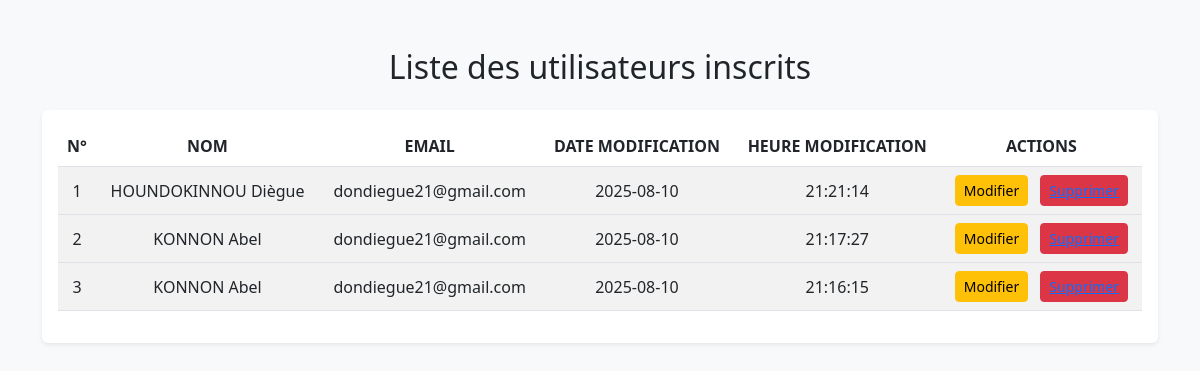
Page /app/views/admin/mise_a_jour.php on the committed database.
### tables this page shows
CREATE TABLE `users` (
  `id` int(50) NOT NULL,
  `nom_complet` varchar(255) NOT NULL,
  `email` varchar(255) NOT NULL,
  `password` varchar(255) NOT NULL,
  `departement` varchar(255) NOT NULL,
  `poste` varchar(255) NOT NULL,
  `droit` varchar(255) NOT NULL,
  `date_enregistrement` date NOT NULL DEFAULT current_timestamp(),
  `heure` time NOT NULL
);

### app/models/model.php (called while the page is built, shortened)
<?php
class modeladmin {
    private $db;
    public function __construct() {
        $this->db = Database::connect();
    }
    function recuperer_tous($table, $ordre = 'DESC') {
        $con = $this->db;
        $stmt = $con->query("SELECT * FROM $table ORDER BY id $ordre");
        return $stmt->fetchAll(PDO::FETCH_ASSOC);
    }
}

### app/views/admin/mise_a_jour.php (the view, shortened to what this page needs)
<?php
include_once 'app/models/model.php';
$model = new modeladmin();
$users = $model->recuperer_tous("users", $ordre = 'DESC');
?>
<!DOCTYPE html>
<html lang="fr">
<head>
    <link href="https://cdn.jsdelivr.net/npm/bootstrap@5.3.0/dist/css/bootstrap.min.css" rel="stylesheet" />
</head>
<body class="bg-light">
<div class="container my-5">
    <h2 class="mb-4 text-center">Liste des utilisateurs inscrits</h2>
    <div class="table-responsive shadow-sm rounded bg-white p-3">
    <table class="table table-striped table-hover align-middle">
        <thead class="custom-thead text-center">
            <tr>
                <th>N°</th>
                <th>Nom</th>
                <th>Email</th>
                <th>Date modification</th>
                <th>Heure modification</th>
                <th>Actions</th>
            </tr>
        </thead>
                <tbody>
            <?php
            $n = 1;
            foreach ($users as $us) { ?>
                <tr class="text-center">
                    <td><?= htmlspecialchars($n) ?></td>
                    <td><?= htmlspecialchars($us['nom_complet']) ?></td>
                    <td><?= htmlspecialchars($us['email']) ?></td>
                    <td><?= htmlspecialchars($us['date_enregistrement']) ?></td>
                    <td><?= htmlspecialchars($us['heure']) ?></td>
                    <td>
                        <button class="btn btn-warning btn-sm me-2 btn-modifier" data-index="<?= $n ?>"
                                data-nom="<?= htmlspecialchars($us['nom_complet'], ENT_QUOTES) ?>"
                                data-email="<?= htmlspecialchars($us['email'], ENT_QUOTES) ?>"
                                data-poste="<?= htmlspecialchars($us['poste'] ?? '', ENT_QUOTES) ?>"
                                data-departement="<?= htmlspecialchars($us['departement'] ?? '', ENT_QUOTES) ?>"
                                data-droit="<?= htmlspecialchars($us['droit'] ?? '', ENT_QUOTES) ?>"
                        >Modifier</button>
                        <button class="btn btn-danger btn-sm"><a href="index.php?action=delete_users">Supprimer</a></button>
                    </td>
                </tr>
            <?php $n++; } ?>
            </tbody>
    </table>
</div>
</div>
</body>
</html>

### app/views/admin/mise_a_jour.php (style rules this page uses)
.custom-thead { background-color: #360debff !important; color: #084298 !important; font-weight: 600; text-transform: uppercase; }
.table-striped tbody tr:nth-of-type(odd) { background-color: #f8f9fa !important; }

### rows in the picture
users: nom_complet "HOUNDOKINNOU Diègue", email "dondiegue21@gmail.com", date_enregistrement "2025-08-10", heure "21:21:14"
users: nom_complet "KONNON Abel", email "dondiegue21@gmail.com", date_enregistrement "2025-08-10", heure "21:17:27"
users: nom_complet "KONNON Abel", email "dondiegue21@gmail.com", date_enregistrement "2025-08-10", heure "21:16:15"
